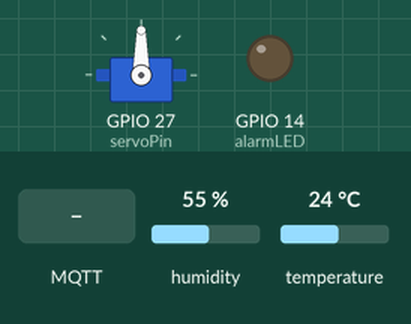
Simulated run of this sketch. Board: ESP32. Shown: servo, output pins drawn as LEDs (lit = HIGH). Inputs (shaded band) come from the test bench; at power-on: humidity 55 %, temperature 24 °C. WiFi joins after 1.5 s; servers stay silent unless stated; the local clock reads 2024-03-15 10:24:30 at power-on unless the sketch sets it; no MQTT or app messages arrive unless stated; what the sketch prints to the serial monitor is not drawn.

Above: at 2.7 s.
2.8 s: MQTT message "esp/temp_threshold" arrives on the first subscribed topic
At 5.9 s:
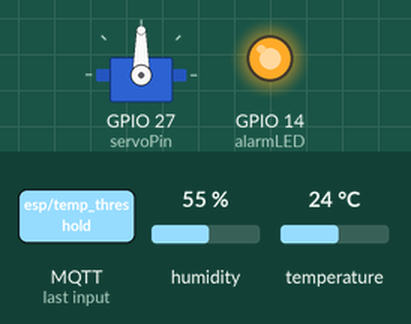
6.5 s: MQTT message "ON" arrives on the second subscribed topic
At 7.4 s:
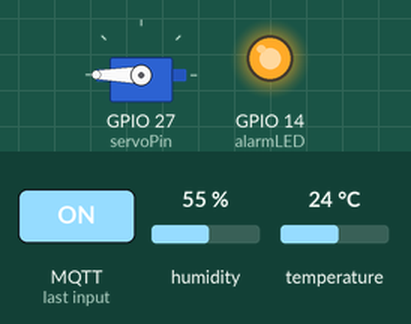
8.0 s: MQTT message "OFF" arrives on the second subscribed topic
At 8.6 s:
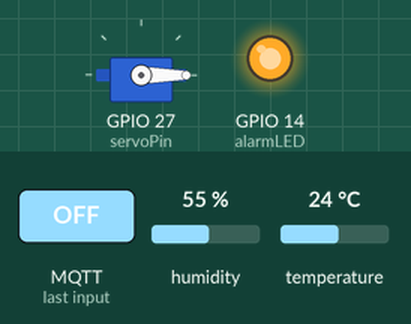
Timing chart, 0 to 11.0 s (numbered marks = the images above; inputs shaded):
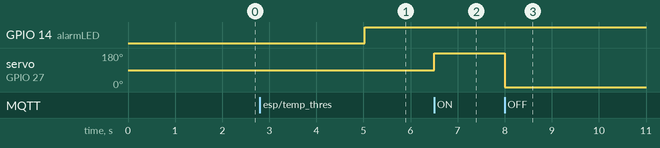

Measured:
- after the input at 2.8 s, GPIO 14 (alarmLED): LOW → HIGH after 2.2 s
- after the input at 6.5 s, servo on GPIO 27 (servoPin): 90° → 180° at once
- after the input at 8.0 s, servo on GPIO 27 (servoPin): 180° → 0° at once

The sketch:

servoMotorTest.ino
```cpp
#include <WiFi.h>
#include <PubSubClient.h>
#include <HTTPClient.h>
#include <ESP32Servo.h>
#include <ArduinoJson.h>
#include <DHT.h>
#include <time.h>

// --- Pin Definitions ---
const int alarmLED = 14;
const int servoPin = 27;
const int tempHumiditySensor = 26;

// --- WiFi & MQTT Configuration ---
const char* ssid = "Iphone de Thalys";
const char* pswrd = "12345678";
const char* mqtt_server = "200.238.239.146";

// --- Sensor and Actuator Metadata ---
const char* machine_id = "ESP32_01";
const char* sensorTempId = "DTH11_temp";
const char* humiditySensorId = "DTH11_humidity";
const char* alarmLedId = "alarmLED";
const char* servoMotorId = "servo_motor_01";

const char* sensorTempDataType = "Temperature °C";
const char* sensorHumidityDataType = "Humidity";
const char *alarmLedDataType = "ON/OFF";
const char* servoMotorDataType = "ON/OFF";

// --- Global Objects ---
WiFiClient espClient;
PubSubClient client(espClient);
DHT dht(tempHumiditySensor, DHT11);
Servo myServo;

// --- Timing Control ---
unsigned long lastSensorRead = 0;
unsigned long lastStatePublish = 0;
const unsigned long sensorInterval = 5000;
const unsigned long stateInterval = 500;

// --- State ---
float temperatureThreshold = 30.0; // Default threshold

// --- Helper: Get ISO 8601 Timestamp ---
String getISO8601Timestamp() {
  struct tm timeinfo;
  if (!getLocalTime(&timeinfo)) {
    return "1970-01-01T00:00:00Z";
  }
  char buf[25];
  strftime(buf, sizeof(buf), "%Y-%m-%dT%H:%M:%SZ", &timeinfo);
  return String(buf);
}

// --- MQTT: Publish Initial Sensor Info ---
void publishInitialSensorInfo() {
  StaticJsonDocument<512> doc;
  doc["machine_id"] = machine_id;

  JsonArray sensors = doc.createNestedArray("sensors");
  JsonArray actuators = doc.createNestedArray("actuators");

  JsonObject sensor1 = sensors.createNestedObject();
  sensor1["sensor_id"] = sensorTempId;
  sensor1["data_type"] = sensorTempDataType;
  sensor1["data_interval"] = sensorInterval;

  JsonObject sensor2 = sensors.createNestedObject();
  sensor2["sensor_id"] = humiditySensorId;
  sensor2["data_type"] = sensorHumidityDataType;
  sensor2["data_interval"] = sensorInterval;

  JsonObject sensor3 = sensors.createNestedObject();
  sensor3["sensor_id"] = alarmLedId;
  sensor3["data_type"] = alarmLedDataType;
  sensor3["data_interval"] = "No specified data interval";

  JsonObject actuator = actuators.createNestedObject();
  actuator["actuator_id"] = servoMotorId;
  actuator["data_type"] = servoMotorDataType;
  actuator["data_interval"] = "No specified data interval";

  char buffer[512];
  size_t n = serializeJson(doc, buffer);
  client.publish("/sensor_monitors", buffer, n);
  Serial.println("Initial sensor info published:");
  Serial.println(buffer);
}

// --- MQTT: Publish Sensor Data ---
void publishTemperatureSensorData(float temp) {
  StaticJsonDocument<128> doc;
  doc["timestamp"] = getISO8601Timestamp();
  doc["value"] = temp;
  char buffer[128];
  size_t n = serializeJson(doc, buffer);
  client.publish("/sensors/ESP32_01/DTH11_temp", buffer, n);
}

void publishHumiditySensorData(float humidity) {
  StaticJsonDocument<128> doc;
  doc["timestamp"] = getISO8601Timestamp();
  doc["value"] = humidity;
  char buffer[128];
  size_t n = serializeJson(doc, buffer);
  client.publish("/sensors/ESP32_01/DTH11_humidity", buffer, n);
}

void publishAlarmState() {
  StaticJsonDocument<128> doc;
  doc["timestamp"] = getISO8601Timestamp();
  doc["value"] = digitalRead(alarmLED) == HIGH ? "ON" : "OFF";
  char buffer[128];
  size_t n = serializeJson(doc, buffer);
  client.publish("/states/ESP32_01/alarmLED", buffer, n);
}

void publishServoMotorState() {
  StaticJsonDocument<128> doc;
  doc["timestamp"] = getISO8601Timestamp();
  doc["value"] = myServo.read() > 90 ? "ON" : "OFF";
  char buffer[128];
  size_t n = serializeJson(doc, buffer);
  client.publish("/states/ESP32_01/servo_motor_01", buffer, n);
}

// --- WiFi Setup ---
void setup_wifi() {
  delay(10);
  Serial.print("Connecting to WiFi network: ");
  Serial.println(ssid);
  WiFi.begin(ssid, pswrd);
  while (WiFi.status() != WL_CONNECTED) {
    delay(500);

    Serial.print(" Status: ");
    Serial.println(WiFi.status());
  }
  Serial.println("\nWiFi connected successfully");
}

// --- MQTT: Callback to Receive Temperature Threshold ---

void mqttCallback(char* topic, byte* payload, unsigned int length) {
  String message;
  for (unsigned int i = 0; i < length; i++) {
    message += (char)payload[i];
  }
  Serial.print("Received on topic ");
  Serial.print(topic);
  Serial.print(": ");
  Serial.println(message);

  // Use strcmp for topic comparison
  if (strcmp(topic, "esp/temp_threshold") == 0) {
    temperatureThreshold = message.toFloat();
    Serial.print("Updated temperature threshold to: ");
    Serial.println(temperatureThreshold);
  }
  else if (strcmp(topic, "esp/servo_control") == 0) {
    if (message.equalsIgnoreCase("ON")) {
      myServo.write(180);
      Serial.println("Servo turned ON via MQTT");
    }
    else if (message.equalsIgnoreCase("OFF")) {
      myServo.write(0);
      Serial.println("Servo turned OFF via MQTT");
    }
  }
}
// ...existing code...


// --- MQTT: Reconnect if Needed ---
// Add a global flag at the top of your file:
bool initialInfoPublished = false;

// --- MQTT: Reconnect if Needed ---
void reconnect() {
  while (!client.connected()) {
    Serial.print("Attempting MQTT connection...");
    if (client.connect("ESP32Client_01")) {
      Serial.println("connected");
      client.subscribe("esp/temp_threshold");
      client.subscribe("esp/servo_control");
      Serial.println("SUbscribed");
      if (!initialInfoPublished) {
        publishInitialSensorInfo();
        initialInfoPublished = true;
      }
    } else {
      Serial.print("failed, rc=");
      Serial.print(client.state());
      Serial.println(". Retrying in 5 seconds...");
      delay(5000);
    }
  }
}

void setup() {
  Serial.begin(115200);
  setup_wifi();
  configTime(0, 0, "pool.ntp.org");

  dht.begin();
  pinMode(alarmLED, OUTPUT);
  myServo.attach(servoPin);

  client.setServer(mqtt_server, 1883);
  client.setKeepAlive(60);
  client.setCallback(mqttCallback);

}

// --- Main Loop ---
void loop() {
  if (!client.connected()) reconnect();
  client.loop();

  unsigned long now = millis();

  // Every 5 seconds: read sensors
  if (now - lastSensorRead >= sensorInterval) {
    lastSensorRead = now;
    float temp = dht.readTemperature();
    float humidity = dht.readHumidity();
    Serial.print("Temperature: ");
    Serial.println(temp);
    Serial.print("Humidity: ");
    Serial.println(humidity);


    if (!isnan(temp) && !isnan(humidity)) {

      publishTemperatureSensorData(temp);
      publishHumiditySensorData(humidity);
      Serial.println(temperatureThreshold);
      if (temp > temperatureThreshold) {
        digitalWrite(alarmLED, HIGH);

      } else {
        digitalWrite(alarmLED, LOW);

      }
    }
  }

  // Every 1 second: publish states
  if (now - lastStatePublish >= stateInterval) {
    lastStatePublish = now;
    publishAlarmState();
    publishServoMotorState();
  }
}
```
